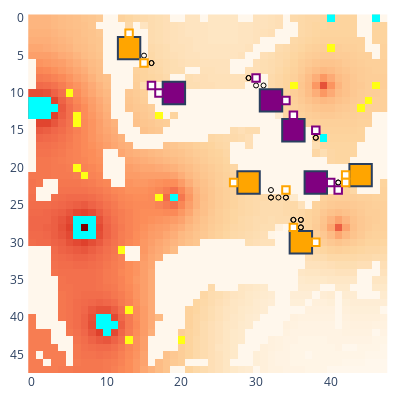

Notebook source saved alongside this figure:
### Code cell
update_logging_level(logging.INFO)
myenv.step()
myenv.show()

### Figure 1 — Plotly figure (JSON) as saved in the notebook; plotly's stock layout.template omitted (floating-point values rounded to 4 significant figures; data arrays with more than 128 entries replaced by an {"elided": "..."} marker saying what was removed)
{"data": [{"colorscale": [[0, "rgb(255,247,236)"], [0.125, "rgb(254,232,200)"], [0.25, "rgb(253,212,158)"], [0.375, "rgb(253,187,132)"], [0.5, "rgb(252,141,89)"], [0.625, "rgb(239,101,72)"], [0.75, "rgb(215,48,31)"], [0.875, "rgb(179,0,0)"], [1, "rgb(127,0,0)"]], "name": "Rubble", "showscale": false, "type": "heatmap", "uid": "171_Rubble", "z": {"elided": "48x48 int values"}}, {"colorscale": [[0, "#00ffff"], [1, "#00ffff"]], "hoverinfo": "skip", "name": "Ice", "showscale": false, "type": "heatmap", "uid": "171_Ice", "z": {"elided": "48x48 int values"}}, {"colorscale": [[0, "#ffff14"], [1, "#ffff14"]], "hoverinfo": "skip", "name": "Ore", "showscale": false, "type": "heatmap", "uid": "171_Ore", "z": {"elided": "48x48 int values"}}, {"colorscale": [[0, "#15b01a"], [1, "#15b01a"]], "hoverinfo": "skip", "name": "Lichen", "showscale": false, "type": "heatmap", "uid": "171_Lichen", "z": {"elided": "48x48 null values"}}, {"customdata": [["factory_0", "player_0", 1597, 0, 0, 554, 30]], "hovertemplate": "%{customdata[0]} %{customdata[1]}<br>Power: %{customdata[2]}<br>Ice: %{customdata[3]}<br>Ore: %{customdata[4]}<br>Water: %{customdata[5]}<br>Metal: %{customdata[6]}<br><extra></extra>", "name": "factory_0", "showscale": false, "type": "heatmap", "uid": "171_factory_0", "x": [32], "y": [11], "z": [0]}, {"customdata": [["factory_2", "player_0", 1753, 0, 0, 554, 40]], "hovertemplate": "%{customdata[0]} %{customdata[1]}<br>Power: %{customdata[2]}<br>Ice: %{customdata[3]}<br>Ore: %{customdata[4]}<br>Water: %{customdata[5]}<br>Metal: %{customdata[6]}<br><extra></extra>", "name": "factory_2", "showscale": false, "type": "heatmap", "uid": "171_factory_2", "x": [19], "y": [10], "z": [2]}, {"customdata": [["factory_4", "player_0", 1744, 0, 0, 554, 40]], "hovertemplate": "%{customdata[0]} %{customdata[1]}<br>Power: %{customdata[2]}<br>Ice: %{customdata[3]}<br>Ore: %{customdata[4]}<br>Water: %{customdata[5]}<br>Metal: %{customdata[6]}<br><extra></extra>", "name": "factory_4", "showscale": false, "type": "heatmap", "uid": "171_factory_4", "x": [35], "y": [15], "z": [4]}, {"customdata": [["factory_6", "player_0", 1734, 0, 0, 554, 40]], "hovertemplate": "%{customdata[0]} %{customdata[1]}<br>Power: %{customdata[2]}<br>Ice: %{customdata[3]}<br>Ore: %{customdata[4]}<br>Water: %{customdata[5]}<br>Metal: %{customdata[6]}<br><extra></extra>", "name": "factory_6", "showscale": false, "type": "heatmap", "uid": "171_factory_6", "x": [38], "y": [22], "z": [6]}, {"customdata": [["factory_1", "player_1", 1577, 0, 0, 529, 10]], "hovertemplate": "%{customdata[0]} %{customdata[1]}<br>Power: %{customdata[2]}<br>Ice: %{customdata[3]}<br>Ore: %{customdata[4]}<br>Water: %{customdata[5]}<br>Metal: %{customdata[6]}<br><extra></extra>", "name": "factory_1", "showscale": false, "type": "heatmap", "uid": "171_factory_1", "x": [13], "y": [4], "z": [1]}, {"customdata": [["factory_3", "player_1", 1747, 0, 0, 554, 40]], "hovertemplate": "%{customdata[0]} %{customdata[1]}<br>Power: %{customdata[2]}<br>Ice: %{customdata[3]}<br>Ore: %{customdata[4]}<br>Water: %{customdata[5]}<br>Metal: %{customdata[6]}<br><extra></extra>", "name": "factory_3", "showscale": false, "type": "heatmap", "uid": "171_factory_3", "x": [29], "y": [22], "z": [3]}, {"customdata": [["factory_5", "player_1", 1668, 0, 0, 554, 40]], "hovertemplate": "%{customdata[0]} %{customdata[1]}<br>Power: %{customdata[2]}<br>Ice: %{customdata[3]}<br>Ore: %{customdata[4]}<br>Water: %{customdata[5]}<br>Metal: %{customdata[6]}<br><extra></extra>", "name": "factory_5", "showscale": false, "type": "heatmap", "uid": "171_factory_5", "x": [36], "y": [30], "z": [5]}, {"customdata": [["factory_7", "player_1", 1715, 0, 0, 549, 20]], "hovertemplate": "%{customdata[0]} %{customdata[1]}<br>Power: %{customdata[2]}<br>Ice: %{customdata[3]}<br>Ore: %{customdata[4]}<br>Water: %{customdata[5]}<br>Metal: %{customdata[6]}<br><extra></extra>", "name": "factory_7", "showscale": false, "type": "heatmap", "uid": "171_factory_7", "x": [44], "y": [21], "z": [7]}, {"customdata": [["unit_8", "player_0", "HEAVY", [34, 11], 480, 60, 0, 0, 0]], "hovertemplate": "%{customdata[0]} %{customdata[1]}<br>Type: %{customdata[2]}<br>Pos: %{customdata[3]}<br>Power: %{customdata[4]}<br>Ice: %{customdata[5]}<br>Ore: %{customdata[6]}<br>Water: %{customdata[7]}<br>Metal: %{customdata[8]}<br><extra></extra>", "name": "unit_8", "showscale": false, "type": "heatmap", "uid": "171_unit_8", "x": [34], "y": [11], "z": [8]}, {"hoverinfo": "skip", "marker": {"color": "black", "size": 5, "symbol": "circle-open"}, "mode": "markers", "name": "path", "showlegend": false, "type": "scatter", "uid": "171_path", "x": [34, 33, 33, 33, 34, 34, 33, 33, 33, 34, 34, 33, 33, 33, 34, 34, 33, 33], "y": [11, 11, 11, 11, 11, 11, 11, 11, 11, 11, 11, 11, 11, 11, 11, 11, 11, 11]}, {"customdata": [["unit_9", "player_0", "HEAVY", [17, 10], 480, 60, 0, 0, 0]], "hovertemplate": "%{customdata[0]} %{customdata[1]}<br>Type: %{customdata[2]}<br>Pos: %{customdata[3]}<br>Power: %{customdata[4]}<br>Ice: %{customdata[5]}<br>Ore: %{customdata[6]}<br>Water: %{customdata[7]}<br>Metal: %{customdata[8]}<br><extra></extra>", "name": "unit_9", "showscale": false, "type": "heatmap", "uid": "171_unit_9", "x": [17], "y": [10], "z": [9]}, {"hoverinfo": "skip", "marker": {"color": "black", "size": 5, "symbol": "circle-open"}, "mode": "markers", "name": "path", "showlegend": false, "type": "scatter", "uid": "171_path", "x": [17, 18, 18, 18, 17, 17, 18, 18, 18, 17, 17, 18, 18, 18, 17, 17, 18, 18], "y": [10, 10, 10, 10, 10, 10, 10, 10, 10, 10, 10, 10, 10, 10, 10, 10, 10, 10]}, {"customdata": [["unit_10", "player_0", "HEAVY", [35, 13], 480, 60, 0, 0, 0]], "hovertemplate": "%{customdata[0]} %{customdata[1]}<br>Type: %{customdata[2]}<br>Pos: %{customdata[3]}<br>Power: %{customdata[4]}<br>Ice: %{customdata[5]}<br>Ore: %{customdata[6]}<br>Water: %{customdata[7]}<br>Metal: %{customdata[8]}<br><extra></extra>", "name": "unit_10", "showscale": false, "type": "heatmap", "uid": "171_unit_10", "x": [35], "y": [13], "z": [10]}, {"hoverinfo": "skip", "marker": {"color": "black", "size": 5, "symbol": "circle-open"}, "mode": "markers", "name": "path", "showlegend": false, "type": "scatter", "uid": "171_path", "x": [35, 35, 35, 35, 35, 35, 35, 35, 35, 35, 35, 35, 35, 35, 35, 35, 35, 35], "y": [13, 14, 14, 14, 13, 13, 14, 14, 14, 13, 13, 14, 14, 14, 13, 13, 14, 14]}, {"customdata": [["unit_11", "player_0", "HEAVY", [40, 22], 480, 60, 0, 0, 0]], "hovertemplate": "%{customdata[0]} %{customdata[1]}<br>Type: %{customdata[2]}<br>Pos: %{customdata[3]}<br>Power: %{customdata[4]}<br>Ice: %{customdata[5]}<br>Ore: %{customdata[6]}<br>Water: %{customdata[7]}<br>Metal: %{customdata[8]}<br><extra></extra>", "name": "unit_11", "showscale": false, "type": "heatmap", "uid": "171_unit_11", "x": [40], "y": [22], "z": [11]}, {"hoverinfo": "skip", "marker": {"color": "black", "size": 5, "symbol": "circle-open"}, "mode": "markers", "name": "path", "showlegend": false, "type": "scatter", "uid": "171_path", "x": [40, 39, 39, 39, 40, 40, 39, 39, 39, 40, 40, 39, 39, 39, 40, 40, 39, 39], "y": [22, 22, 22, 22, 22, 22, 22, 22, 22, 22, 22, 22, 22, 22, 22, 22, 22, 22]}, {"customdata": [["unit_17", "player_0", "LIGHT", [16, 9], 28, 0, 0, 0, 0]], "hovertemplate": "%{customdata[0]} %{customdata[1]}<br>Type: %{customdata[2]}<br>Pos: %{customdata[3]}<br>Power: %{customdata[4]}<br>Ice: %{customdata[5]}<br>Ore: %{customdata[6]}<br>Water: %{customdata[7]}<br>Metal: %{customdata[8]}<br><extra></extra>", "name": "unit_17", "showscale": false, "type": "heatmap", "uid": "171_unit_17", "x": [16], "y": [9], "z": [17]}, {"hoverinfo": "skip", "marker": {"color": "black", "size": 5, "symbol": "circle-open"}, "mode": "markers", "name": "path", "showlegend": false, "type": "scatter", "uid": "171_path", "x": [18], "y": [9]}, {"customdata": [["unit_18", "player_0", "LIGHT", [38, 15], 75, 0, 0, 0, 0]], "hovertemplate": "%{customdata[0]} %{customdata[1]}<br>Type: %{customdata[2]}<br>Pos: %{customdata[3]}<br>Power: %{customdata[4]}<br>Ice: %{customdata[5]}<br>Ore: %{customdata[6]}<br>Water: %{customdata[7]}<br>Metal: %{customdata[8]}<br><extra></extra>", "name": "unit_18", "showscale": false, "type": "heatmap", "uid": "171_unit_18", "x": [38], "y": [15], "z": [18]}, {"hoverinfo": "skip", "marker": {"color": "black", "size": 5, "symbol": "circle-open"}, "mode": "markers", "name": "path", "showlegend": false, "type": "scatter", "uid": "171_path", "x": [38, 38, 38, 36], "y": [15, 16, 16, 16]}, {"customdata": [["unit_19", "player_0", "LIGHT", [41, 23], 79, 0, 0, 0, 0]], "hovertemplate": "%{customdata[0]} %{customdata[1]}<br>Type: %{customdata[2]}<br>Pos: %{customdata[3]}<br>Power: %{customdata[4]}<br>Ice: %{customdata[5]}<br>Ore: %{customdata[6]}<br>Water: %{customdata[7]}<br>Metal: %{customdata[8]}<br><extra></extra>", "name": "unit_19", "showscale": false, "type": "heatmap", "uid": "171_unit_19", "x": [41], "y": [23], "z": [19]}, {"hoverinfo": "skip", "marker": {"color": "black", "size": 5, "symbol": "circle-open"}, "mode": "markers", "name": "path", "showlegend": false, "type": "scatter", "uid": "171_path", "x": [41, 41, 41, 39], "y": [23, 22, 22, 22]}, {"customdata": [["unit_26", "player_0", "LIGHT", [30, 8], 102, 0, 0, 0, 0]], "hovertemplate": "%{customdata[0]} %{customdata[1]}<br>Type: %{customdata[2]}<br>Pos: %{customdata[3]}<br>Power: %{customdata[4]}<br>Ice: %{customdata[5]}<br>Ore: %{customdata[6]}<br>Water: %{customdata[7]}<br>Metal: %{customdata[8]}<br><extra></extra>", "name": "unit_26", "showscale": false, "type": "heatmap", "uid": "171_unit_26", "x": [30], "y": [8], "z": [26]}, {"hoverinfo": "skip", "marker": {"color": "black", "size": 5, "symbol": "circle-open"}, "mode": "markers", "name": "path", "showlegend": false, "type": "scatter", "uid": "171_path", "x": [30, 29, 29, 30, 30, 31, 31], "y": [8, 8, 8, 8, 9, 9, 10]}, {"customdata": [["unit_12", "player_1", "HEAVY", [13, 2], 330, 120, 0, 0, 0]], "hovertemplate": "%{customdata[0]} %{customdata[1]}<br>Type: %{customdata[2]}<br>Pos: %{customdata[3]}<br>Power: %{customdata[4]}<br>Ice: %{customdata[5]}<br>Ore: %{customdata[6]}<br>Water: %{customdata[7]}<br>Metal: %{customdata[8]}<br><extra></extra>", "name": "unit_12", "showscale": false, "type": "heatmap", "uid": "171_unit_12", "x": [13], "y": [2], "z": [12]}, {"hoverinfo": "skip", "marker": {"color": "black", "size": 5, "symbol": "circle-open"}, "mode": "markers", "name": "path", "showlegend": false, "type": "scatter", "uid": "171_path", "x": [13, 13, 13, 13, 13, 13, 13, 13, 13, 13, 13, 13, 13, 13, 13, 13, 13, 13], "y": [2, 3, 3, 3, 2, 2, 3, 3, 3, 2, 2, 3, 3, 3, 2, 2, 3, 3]}, {"customdata": [["unit_13", "player_1", "HEAVY", [27, 22], 480, 60, 0, 0, 0]], "hovertemplate": "%{customdata[0]} %{customdata[1]}<br>Type: %{customdata[2]}<br>Pos: %{customdata[3]}<br>Power: %{customdata[4]}<br>Ice: %{customdata[5]}<br>Ore: %{customdata[6]}<br>Water: %{customdata[7]}<br>Metal: %{customdata[8]}<br><extra></extra>", "name": "unit_13", "showscale": false, "type": "heatmap", "uid": "171_unit_13", "x": [27], "y": [22], "z": [13]}, {"hoverinfo": "skip", "marker": {"color": "black", "size": 5, "symbol": "circle-open"}, "mode": "markers", "name": "path", "showlegend": false, "type": "scatter", "uid": "171_path", "x": [27, 28, 28, 28, 27, 27, 28, 28, 28, 27, 27, 28, 28, 28, 27, 27, 28, 28], "y": [22, 22, 22, 22, 22, 22, 22, 22, 22, 22, 22, 22, 22, 22, 22, 22, 22, 22]}, {"customdata": [["unit_14", "player_1", "HEAVY", [38, 30], 480, 60, 0, 0, 0]], "hovertemplate": "%{customdata[0]} %{customdata[1]}<br>Type: %{customdata[2]}<br>Pos: %{customdata[3]}<br>Power: %{customdata[4]}<br>Ice: %{customdata[5]}<br>Ore: %{customdata[6]}<br>Water: %{customdata[7]}<br>Metal: %{customdata[8]}<br><extra></extra>", "name": "unit_14", "showscale": false, "type": "heatmap", "uid": "171_unit_14", "x": [38], "y": [30], "z": [14]}, {"hoverinfo": "skip", "marker": {"color": "black", "size": 5, "symbol": "circle-open"}, "mode": "markers", "name": "path", "showlegend": false, "type": "scatter", "uid": "171_path", "x": [38, 37, 37, 37, 38, 38, 37, 37, 37, 38, 38, 37, 37, 37, 38, 38, 37, 37], "y": [30, 30, 30, 30, 30, 30, 30, 30, 30, 30, 30, 30, 30, 30, 30, 30, 30, 30]}, {"customdata": [["unit_15", "player_1", "HEAVY", [42, 21], 480, 60, 0, 0, 0]], "hovertemplate": "%{customdata[0]} %{customdata[1]}<br>Type: %{customdata[2]}<br>Pos: %{customdata[3]}<br>Power: %{customdata[4]}<br>Ice: %{customdata[5]}<br>Ore: %{customdata[6]}<br>Water: %{customdata[7]}<br>Metal: %{customdata[8]}<br><extra></extra>", "name": "unit_15", "showscale": false, "type": "heatmap", "uid": "171_unit_15", "x": [42], "y": [21], "z": [15]}, {"hoverinfo": "skip", "marker": {"color": "black", "size": 5, "symbol": "circle-open"}, "mode": "markers", "name": "path", "showlegend": false, "type": "scatter", "uid": "171_path", "x": [42, 43, 43, 43, 42, 42, 43, 43, 43, 42, 42, 43, 43, 43, 42, 42, 43, 43], "y": [21, 21, 21, 21, 21, 21, 21, 21, 21, 21, 21, 21, 21, 21, 21, 21, 21, 21]}, {"customdata": [["unit_21", "player_1", "LIGHT", [34, 23], 118, 0, 0, 0, 0]], "hovertemplate": "%{customdata[0]} %{customdata[1]}<br>Type: %{customdata[2]}<br>Pos: %{customdata[3]}<br>Power: %{customdata[4]}<br>Ice: %{customdata[5]}<br>Ore: %{customdata[6]}<br>Water: %{customdata[7]}<br>Metal: %{customdata[8]}<br><extra></extra>", "name": "unit_21", "showscale": false, "type": "heatmap", "uid": "171_unit_21", "x": [34], "y": [23], "z": [21]}, {"hoverinfo": "skip", "marker": {"color": "black", "size": 5, "symbol": "circle-open"}, "mode": "markers", "name": "path", "showlegend": false, "type": "scatter", "uid": "171_path", "x": [34, 34, 33, 32, 32, 32, 30], "y": [24, 24, 24, 24, 24, 23, 23]}, {"customdata": [["unit_22", "player_1", "LIGHT", [35, 28], 150, 0, 0, 0, 0]], "hovertemplate": "%{customdata[0]} %{customdata[1]}<br>Type: %{customdata[2]}<br>Pos: %{customdata[3]}<br>Power: %{customdata[4]}<br>Ice: %{customdata[5]}<br>Ore: %{customdata[6]}<br>Water: %{customdata[7]}<br>Metal: %{customdata[8]}<br><extra></extra>", "name": "unit_22", "showscale": false, "type": "heatmap", "uid": "171_unit_22", "x": [35], "y": [28], "z": [22]}, {"hoverinfo": "skip", "marker": {"color": "black", "size": 5, "symbol": "circle-open"}, "mode": "markers", "name": "path", "showlegend": false, "type": "scatter", "uid": "171_path", "x": [36, 36, 36, 36, 35, 35, 35], "y": [28, 28, 27, 27, 27, 27, 29]}, {"customdata": [["unit_27", "player_1", "LIGHT", [15, 6], 72, 0, 0, 0, 0]], "hovertemplate": "%{customdata[0]} %{customdata[1]}<br>Type: %{customdata[2]}<br>Pos: %{customdata[3]}<br>Power: %{customdata[4]}<br>Ice: %{customdata[5]}<br>Ore: %{customdata[6]}<br>Water: %{customdata[7]}<br>Metal: %{customdata[8]}<br><extra></extra>", "name": "unit_27", "showscale": false, "type": "heatmap", "uid": "171_unit_27", "x": [15], "y": [6], "z": [27]}, {"hoverinfo": "skip", "marker": {"color": "black", "size": 5, "symbol": "circle-open"}, "mode": "markers", "name": "path", "showlegend": false, "type": "scatter", "uid": "171_path", "x": [15, 16, 16, 15, 15, 14], "y": [6, 6, 6, 6, 5, 5]}, {"customdata": [["unit_29", "player_1", "LIGHT", [42, 22], 46, 0, 0, 0, 0]], "hovertemplate": "%{customdata[0]} %{customdata[1]}<br>Type: %{customdata[2]}<br>Pos: %{customdata[3]}<br>Power: %{customdata[4]}<br>Ice: %{customdata[5]}<br>Ore: %{customdata[6]}<br>Water: %{customdata[7]}<br>Metal: %{customdata[8]}<br><extra></extra>", "name": "unit_29", "showscale": false, "type": "heatmap", "uid": "171_unit_29", "x": [42], "y": [22], "z": [29]}, {"hoverinfo": "skip", "marker": {"color": "black", "size": 5, "symbol": "circle-open"}, "mode": "markers", "name": "path", "showlegend": false, "type": "scatter", "uid": "171_path", "x": [42, 43], "y": [22, 22]}], "layout": {"coloraxis": {"showscale": false}, "height": 400, "margin": {"b": 10, "l": 10, "r": 10, "t": 10}, "plot_bgcolor": "rgba(0, 0, 0, 0)", "shapes": [{"fillcolor": "purple", "name": "factory_0", "type": "rect", "x0": 30.5, "x1": 33.5, "y0": 9.5, "y1": 12.5}, {"fillcolor": "purple", "name": "factory_2", "type": "rect", "x0": 17.5, "x1": 20.5, "y0": 8.5, "y1": 11.5}, {"fillcolor": "purple", "name": "factory_4", "type": "rect", "x0": 33.5, "x1": 36.5, "y0": 13.5, "y1": 16.5}, {"fillcolor": "purple", "name": "factory_6", "type": "rect", "x0": 36.5, "x1": 39.5, "y0": 20.5, "y1": 23.5}, {"fillcolor": "orange", "name": "factory_1", "type": "rect", "x0": 11.5, "x1": 14.5, "y0": 2.5, "y1": 5.5}, {"fillcolor": "orange", "name": "factory_3", "type": "rect", "x0": 27.5, "x1": 30.5, "y0": 20.5, "y1": 23.5}, {"fillcolor": "orange", "name": "factory_5", "type": "rect", "x0": 34.5, "x1": 37.5, "y0": 28.5, "y1": 31.5}, {"fillcolor": "orange", "name": "factory_7", "type": "rect", "x0": 42.5, "x1": 45.5, "y0": 19.5, "y1": 22.5}, {"fillcolor": "white", "line": {"color": "purple"}, "name": "unit_8", "type": "rect", "x0": 33.5, "x1": 34.5, "y0": 10.5, "y1": 11.5}, {"fillcolor": "white", "line": {"color": "purple"}, "name": "unit_9", "type": "rect", "x0": 16.5, "x1": 17.5, "y0": 9.5, "y1": 10.5}, {"fillcolor": "white", "line": {"color": "purple"}, "name": "unit_10", "type": "rect", "x0": 34.5, "x1": 35.5, "y0": 12.5, "y1": 13.5}, {"fillcolor": "white", "line": {"color": "purple"}, "name": "unit_11", "type": "rect", "x0": 39.5, "x1": 40.5, "y0": 21.5, "y1": 22.5}, {"fillcolor": "white", "line": {"color": "purple"}, "name": "unit_17", "type": "rect", "x0": 15.5, "x1": 16.5, "y0": 8.5, "y1": 9.5}, {"fillcolor": "white", "line": {"color": "purple"}, "name": "unit_18", "type": "rect", "x0": 37.5, "x1": 38.5, "y0": 14.5, "y1": 15.5}, {"fillcolor": "white", "line": {"color": "purple"}, "name": "unit_19", "type": "rect", "x0": 40.5, "x1": 41.5, "y0": 22.5, "y1": 23.5}, {"fillcolor": "white", "line": {"color": "purple"}, "name": "unit_26", "type": "rect", "x0": 29.5, "x1": 30.5, "y0": 7.5, "y1": 8.5}, {"fillcolor": "white", "line": {"color": "orange"}, "name": "unit_12", "type": "rect", "x0": 12.5, "x1": 13.5, "y0": 1.5, "y1": 2.5}, {"fillcolor": "white", "line": {"color": "orange"}, "name": "unit_13", "type": "rect", "x0": 26.5, "x1": 27.5, "y0": 21.5, "y1": 22.5}, {"fillcolor": "white", "line": {"color": "orange"}, "name": "unit_14", "type": "rect", "x0": 37.5, "x1": 38.5, "y0": 29.5, "y1": 30.5}, {"fillcolor": "white", "line": {"color": "orange"}, "name": "unit_15", "type": "rect", "x0": 41.5, "x1": 42.5, "y0": 20.5, "y1": 21.5}, {"fillcolor": "white", "line": {"color": "orange"}, "name": "unit_21", "type": "rect", "x0": 33.5, "x1": 34.5, "y0": 22.5, "y1": 23.5}, {"fillcolor": "white", "line": {"color": "orange"}, "name": "unit_22", "type": "rect", "x0": 34.5, "x1": 35.5, "y0": 27.5, "y1": 28.5}, {"fillcolor": "white", "line": {"color": "orange"}, "name": "unit_27", "type": "rect", "x0": 14.5, "x1": 15.5, "y0": 5.5, "y1": 6.5}, {"fillcolor": "white", "line": {"color": "orange"}, "name": "unit_29", "type": "rect", "x0": 41.5, "x1": 42.5, "y0": 21.5, "y1": 22.5}], "width": 400, "xaxis": {"autorange": true, "domain": [0, 1], "range": [-0.8005, 47.8], "type": "linear"}, "yaxis": {"autorange": true, "domain": [0, 1], "range": [47.5, -0.8339], "scaleanchor": "x", "type": "linear"}}}
